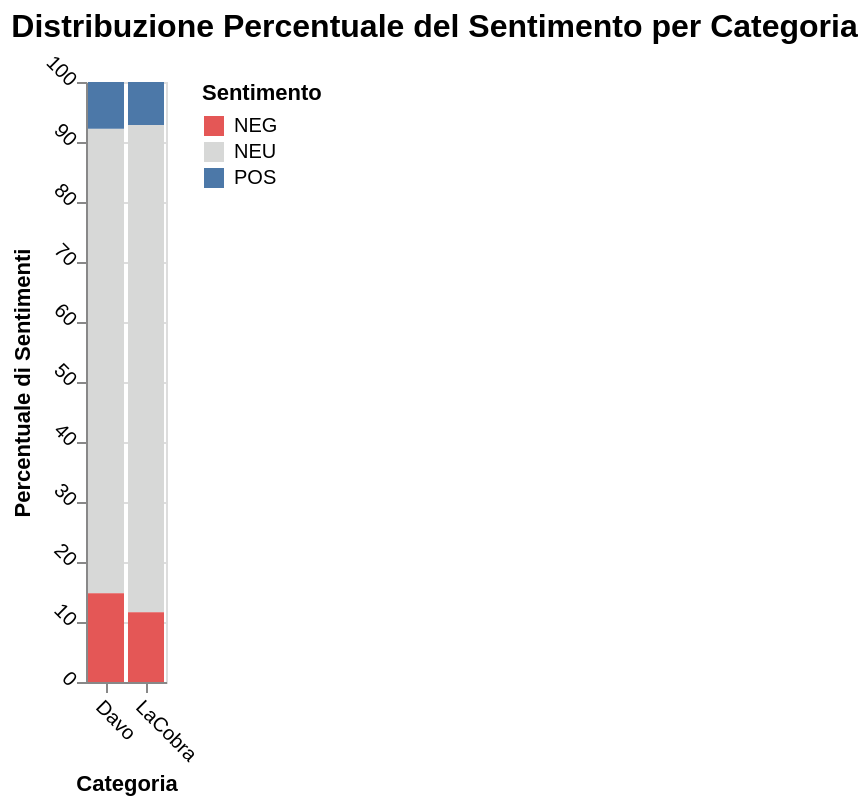

Source (Vega-Lite JSON):
### Vega specification from a JSON file in a GitHub repository (floating-point values rounded to 4 significant figures)
{"$schema": "https://vega.github.io/schema/vega/v5.json", "background": "white", "padding": 5, "height": 300, "title": {"anchor": "start", "text": "Distribuzione Percentuale del Sentimento per Categoria"}, "style": "cell", "data": [{"name": "data-4dc9843a597e9dd9a3f5290f5f164571", "values": [{"Sentimento": "NEU", "Categoria": "Davo", "Numero": 48715, "Totale": 62935, "Percentuale": 77.41}, {"Sentimento": "NEG", "Categoria": "Davo", "Numero": 9304, "Totale": 62935, "Percentuale": 14.78}, {"Sentimento": "POS", "Categoria": "Davo", "Numero": 4916, "Totale": 62935, "Percentuale": 7.811}, {"Sentimento": "NEU", "Categoria": "LaCobra", "Numero": 2061883, "Totale": 2537923, "Percentuale": 81.24}, {"Sentimento": "NEG", "Categoria": "LaCobra", "Numero": 294597, "Totale": 2537923, "Percentuale": 11.61}, {"Sentimento": "POS", "Categoria": "LaCobra", "Numero": 181443, "Totale": 2537923, "Percentuale": 7.149}]}, {"name": "data_0", "source": "data-4dc9843a597e9dd9a3f5290f5f164571", "transform": [{"type": "stack", "groupby": ["Categoria"], "field": "Percentuale", "sort": {"field": ["Sentimento"], "order": ["ascending"]}, "as": ["Percentuale_start", "Percentuale_end"], "offset": "zero"}, {"type": "filter", "expr": "isValid(datum[\"Percentuale\"]) && isFinite(+datum[\"Percentuale\"])"}]}], "signals": [{"name": "x_step", "value": 20}, {"name": "width", "update": "bandspace(domain('x').length, 0.1, 0.05) * x_step"}], "marks": [{"name": "marks", "type": "rect", "style": ["bar"], "from": {"data": "data_0"}, "encode": {"update": {"fill": {"scale": "color", "field": "Sentimento"}, "tooltip": {"signal": "{\"Categoria\": isValid(datum[\"Categoria\"]) ? datum[\"Categoria\"] : \"\"+datum[\"Categoria\"], \"Sentimento\": isValid(datum[\"Sentimento\"]) ? datum[\"Sentimento\"] : \"\"+datum[\"Sentimento\"], \"Percentuale\": format(datum[\"Percentuale\"], \"\")}"}, "ariaRoleDescription": {"value": "bar"}, "description": {"signal": "\"Categoria: \" + (isValid(datum[\"Categoria\"]) ? datum[\"Categoria\"] : \"\"+datum[\"Categoria\"]) + \"; Percentuale di Sentimenti: \" + (format(datum[\"Percentuale\"], \"\")) + \"; Sentimento: \" + (isValid(datum[\"Sentimento\"]) ? datum[\"Sentimento\"] : \"\"+datum[\"Sentimento\"]) + \"; Percentuale: \" + (format(datum[\"Percentuale\"], \"\"))"}, "x": {"scale": "x", "field": "Categoria"}, "width": {"signal": "max(0.25, bandwidth('x'))"}, "y": {"scale": "y", "field": "Percentuale_end"}, "y2": {"scale": "y", "field": "Percentuale_start"}}}}], "scales": [{"name": "x", "type": "band", "domain": {"data": "data_0", "field": "Categoria", "sort": true}, "range": {"step": {"signal": "x_step"}}, "paddingInner": 0.1, "paddingOuter": 0.05}, {"name": "y", "type": "linear", "domain": {"data": "data_0", "fields": ["Percentuale_start", "Percentuale_end"]}, "range": [{"signal": "height"}, 0], "nice": true, "zero": true}, {"name": "color", "type": "ordinal", "domain": ["NEG", "NEU", "POS"], "range": ["#e45756", "#D7D8D7", "#4c78a8"]}], "axes": [{"scale": "y", "orient": "left", "gridScale": "x", "grid": true, "tickCount": {"signal": "ceil(height/40)"}, "domain": false, "labels": false, "aria": false, "maxExtent": 0, "minExtent": 0, "ticks": false, "zindex": 0}, {"scale": "x", "orient": "bottom", "grid": false, "title": "Categoria", "labelAlign": "left", "labelBaseline": "top", "zindex": 0}, {"scale": "y", "orient": "left", "grid": false, "title": "Percentuale di Sentimenti", "labelAlign": "right", "labelOverlap": true, "tickCount": {"signal": "ceil(height/40)"}, "zindex": 0}], "legends": [{"fill": "color", "symbolType": "square", "title": "Sentimento"}], "config": {"axis": {"labelAngle": 45}, "style": {"group-title": {"fontSize": 16, "fill": "black"}}}}
